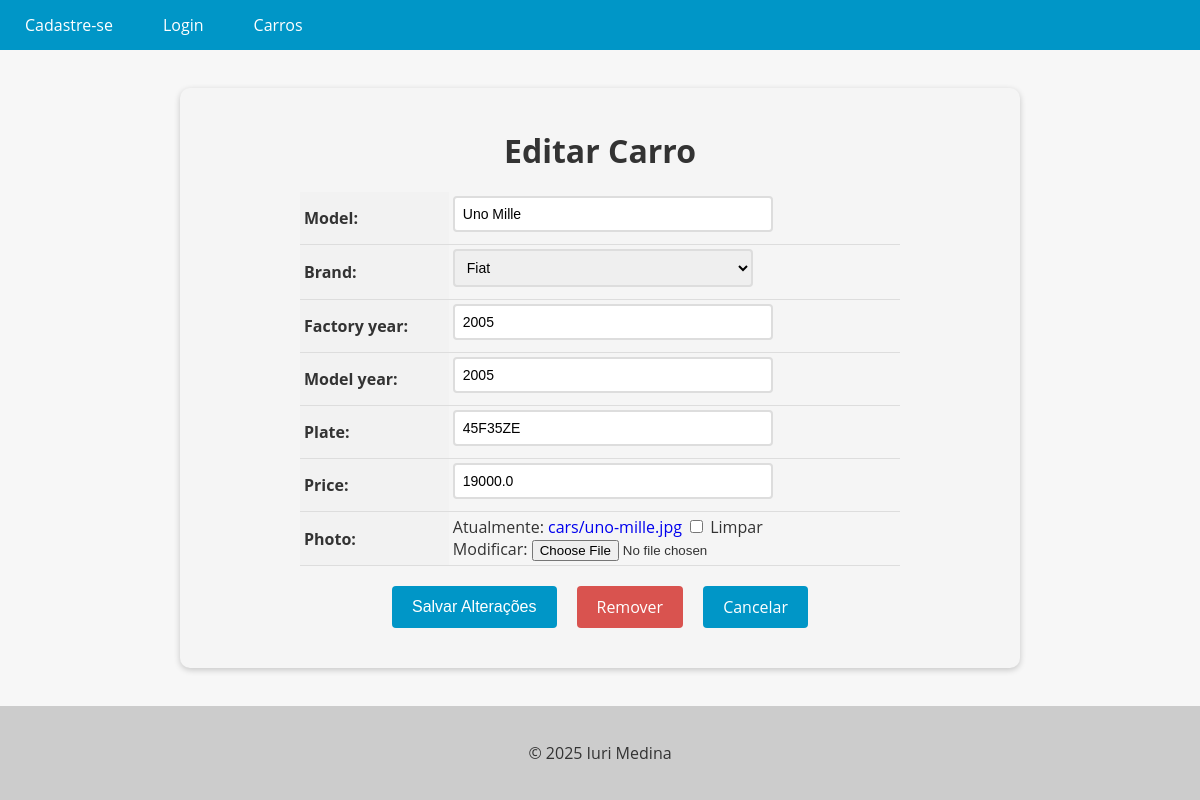
The app's page /car/4/update with its own data.
### cars/models.py (models this page shows, shortened)
class Car(models.Model):
    model = models.CharField(max_length=200)
    brand = models.ForeignKey(Brand, on_delete=models.PROTECT, related_name='car_brand')
    factory_year = models.IntegerField(blank=True, null=True)
    model_year = models.IntegerField(blank=True, null=True)
    plate = models.CharField(max_length=10, blank=True, null=True)
    price = models.FloatField(blank=True, null=True)
    photo = models.ImageField(upload_to='cars/', blank=True, null=True)

### cars/views.py (the view, shortened to what this page needs)
# urls.py: path('car/<int:pk>/update', CarUpdateView.as_view(), name='car_update'),
class CarUpdateView(UpdateView):
    model = Car
    form_class = CarForm
    template_name = 'car_update.html'

### cars/forms.py (shortened to what this page needs)
class CarForm(forms.ModelForm):
    class Meta:
        model = Car
        fields = '__all__'

### cars/models.py (called while the page is built)
    def __str__(self):
        return self.name

### cars/templates/car_update.html (shortened to what this page needs)
{% extends "base.html" %}
{% block content %}
<form method="post" enctype="multipart/form-data">
  <h1>Editar Carro</h1>
  <table>
    {{ form.as_table }}
  </table>
  <div>
    <div class="buttons-container">
      <input type="submit" value="Salvar Alterações" class="btn btn-primary">
      <a href="{% url 'car_delete' pk=object.pk %}" class="btn btn-danger">Remover</a>
      <a href="{% url 'car_detail' pk=object.pk %}" class="btn btn-secondary">Cancelar</a>
    </div>
  </div>
</form>
{% endblock %}

### app/templates/base.html (style rules this page uses)
body { font-family: 'Open Sans', sans-serif; background-color: #f7f7f7; color: #333; margin: 0; padding: 0; width: 100vw; height: 100vh; display: flex; flex-direction: column; justify-content: space-between; }

### cars/templates/car_update.html (style rules this page uses)
form { max-width: 800px; margin: 0 auto; padding: 20px; background-color: #f5f5f5; border-radius: 10px; box-shadow: 0 2px 6px rgba(0, 0, 0, 0.2); }
form h1 { font-size: 2rem; margin-bottom: 20px; text-align: center; }
table { margin: 0 auto; border-collapse: collapse; width: 100%; max-width: 600px; }
th, td { padding: 4px; text-align: left; border-bottom: 1px solid #ddd; }
th { background-color: #f2f2f2; }
input[type="text"], input[type="number"], select, textarea { padding: 8px; font-size: 14px; border: 2px solid #ddd; border-radius: 4px; width: 100%; max-width: 300px; margin-bottom: 8px; transition: border-bottom-color 0.3s ease-in-out; }
.btn { background-color: #0096c7; color: #fff; border: none; padding: 10px 20px; font-size: 16px; border-radius: 4px; cursor: pointer; transition: background-color 0.3s ease-in-out; }
.buttons-container { display: flex; justify-content: center; margin-top: 20px; margin-bottom: 20px; }
.btn { display: inline-block; background-color: #0096c7; color: #fff; border: none; padding: 10px 20px; font-size: 16px; border-radius: 4px; cursor: pointer; transition: background-color 0.3s ease-in-out; margin: 0 10px; }
.btn-danger { background-color: #d9534f; text-decoration: none !important; }
a { text-decoration: none !important; }

### records on screen
Car: model "Uno Mille", brand "Fiat", factory_year "2005", model_year "2005", plate "45F35ZE", price "19000.0"
